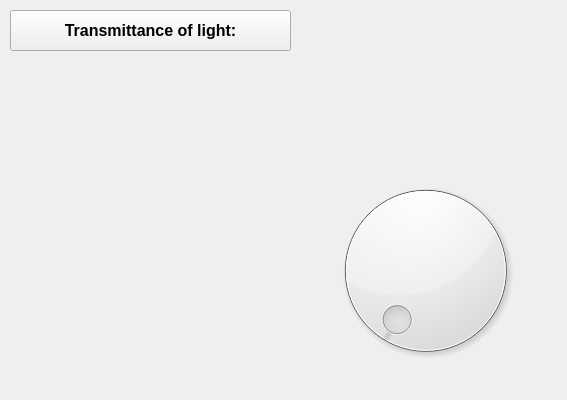
<?xml version="1.0" encoding="UTF-8"?>
<ui version="4.0">
 <class>Illumination</class>
 <widget class="QWidget" name="Illumination">
  <property name="geometry">
   <rect>
    <x>0</x>
    <y>0</y>
    <width>567</width>
    <height>400</height>
   </rect>
  </property>
  <property name="windowTitle">
   <string>Form</string>
  </property>
  <widget class="QDial" name="dial">
   <property name="geometry">
    <rect>
     <x>300</x>
     <y>170</y>
     <width>251</width>
     <height>201</height>
    </rect>
   </property>
  </widget>
  <widget class="QPushButton" name="pushButton">
   <property name="geometry">
    <rect>
     <x>10</x>
     <y>10</y>
     <width>281</width>
     <height>41</height>
    </rect>
   </property>
   <property name="font">
    <font>
     <pointsize>12</pointsize>
     <weight>75</weight>
     <bold>true</bold>
    </font>
   </property>
   <property name="text">
    <string>Transmittance of light:</string>
   </property>
  </widget>
 </widget>
 <resources/>
 <connections/>
</ui>
